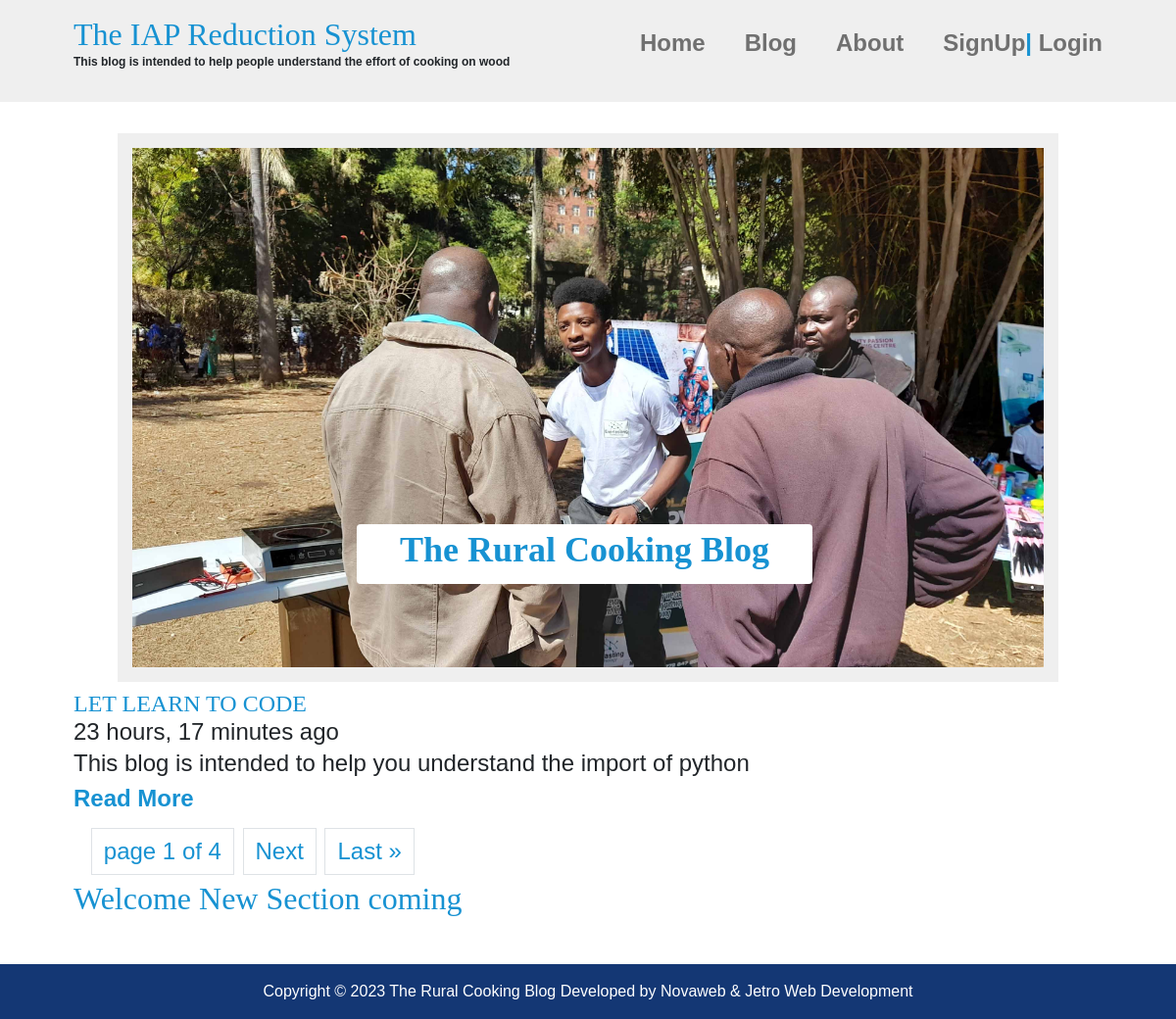
The page / on the database its author committed.
### blog/models.py (models this page shows, shortened)
class Post(models.Model):
    title = models.CharField(max_length=100)
    current_time = models.DateTimeField(auto_now_add=True)
    slug = models.SlugField()
    image = models.ImageField(upload_to='uploaded/galleries', blank=True, null=True)
    body = models.TextField()
    class Meta:
        ordering = ('-current_time',)

### blog/views.py (the view)
# urls.py: path('', views.index, name='index'),
def index(request):
    post = Post.objects.all()
    paginator = Paginator(post,1)
    page_number = request.GET.get("page")
    post_obj = paginator.get_page(page_number)
    return render(request, "blog/index.html",{"post": post_obj})

### blog/templates/blog/index.html (shortened to what this page needs)
{% extends 'blog/base.html' %}
{% load static %}
{%block content_area %}
    <div class="container">
        <div class="banner-section">
            <img src="/static/asset/images/test1.jpg">
            <div class="text-banner rounded">
                <h2 class="banner-heading">The Rural Cooking Blog</h1>
            </div>
        </div>
        <div class="block_article">
            {% for post in post %}
                <h2 class="article-title">{{post.title|upper}} </h2>
                <p class="article-info">{{post.current_time|timesince}} ago</p>
                <p class="article-body">{{post.body|truncatewords:20}} <a href="{% url 'post_details' post.slug %}" class="article-read-more"><br>Read More</a></p>
            {%endfor%}
        </div>
            <ul class="pagination-list">
                    <li class="pagination-line">
                        <a class="page-link" href="#">page {{post.number}} of {{post.paginator.num_pages}}</a>
                    </li>
                    {% if post.has_next %}
                    <li class="pagination-line">
                        <a class="page-link" href="?page={{post.next_page_number }}"> Next</a>
                    </li>
                    <li class="pagination-line">
                        <a class="page-link" href="?page={{post.paginator.num_pages }}">Last &raquo; </a>
                    </li>
                    {%endif%}
            </ul>
        <div class="">
            <h1>Welcome New Section coming</h1>
        </div>
    </div>
    <br>
    <br>
{%endblock%}

### static/asset/css/style.css (style rules this page uses)
* { margin : 0; padding : 0; }
body { margin : 0; font-family : 'Ubuntu', sans-serif; font-weight: 300; }
img { max-width : 100%; width : 100%; margin :0; padding :0; display : block; }
.container { width : 90%; max-width : 1200px; margin : 0 auto; }
.banner-heading { font-size: 3vw; text-align: center; color : #1792d2; font-weight: 600; }
h1, h2, h3 { font-family : 'Lora', serif; font-weight : 100; color : #1792d2; margin-top : 0; }
h1 { font-size : 2rem; margin : 0; }
.banner-section { position:relative; width : 90vw; height : 55vh; margin : 0; justify-content: space-between; background-color : #efefef; padding : 0; }
.text-banner { position: absolute; top: 75%; left: 30%; padding: 5px; margin-top: -14px; margin-left: -50px; width: 50%; background-color: white; text-align: center; }
.banner-section { border: 15px solid #efefef; margin-top: -20px; width: 80vw; height: 70vh; margin: 0 auto; justify-content: space-between; background-color: #efefef; }
.banner-section img { max-width: 100%; width: 100%; margin-bottom: -15rem; object-fit: cover; height: 100%; }
.pagination-list { min-height : 30px; margin : 0; padding : 0 14px; }
.pagination-line { display: inline; padding : .3rem; -webkit-transition: all 0.3s ease-in-out; transition: all 0.3s ease-in-out; }
.page-link { font-size : 1.5rem; margin : .5 .5em; color : #1792d2; }
.article-title, .article-info, .article-body, .comment { font-size : 1.5rem; margin : 0; padding : .3em 0; }
.article-read-more { font-size: 0.875rem; }
.article-read-more { color : #1792d2; text-decoration: none; font-weight: 700; }
.article-info { line-height: 0; }
.article-title, .article-read-more { font-size: 1.5rem; }
@media (min-width: 675px) { .article-info { order : -1 } }

### rows shown on the page
Post: title "LET LEARN TO CODE", current_time "23 hours, 17 minutes", body "This blog is intended to help you understand the import of python"

### other values the page prints
{{ post.number }} "1"
{{ post.paginator.num_pages }} "4"
